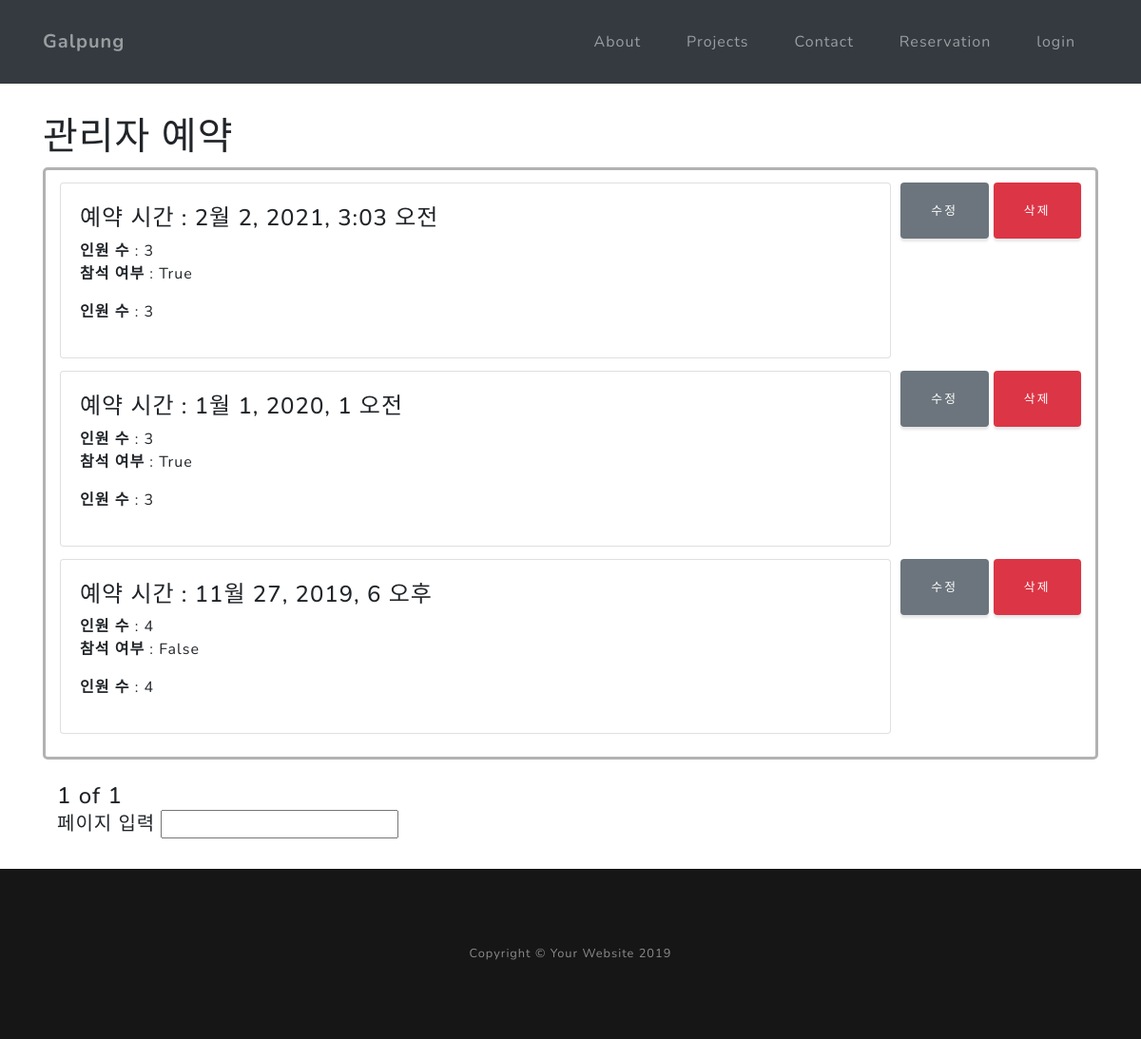
The app's page /manager/page/reserv/, older data.
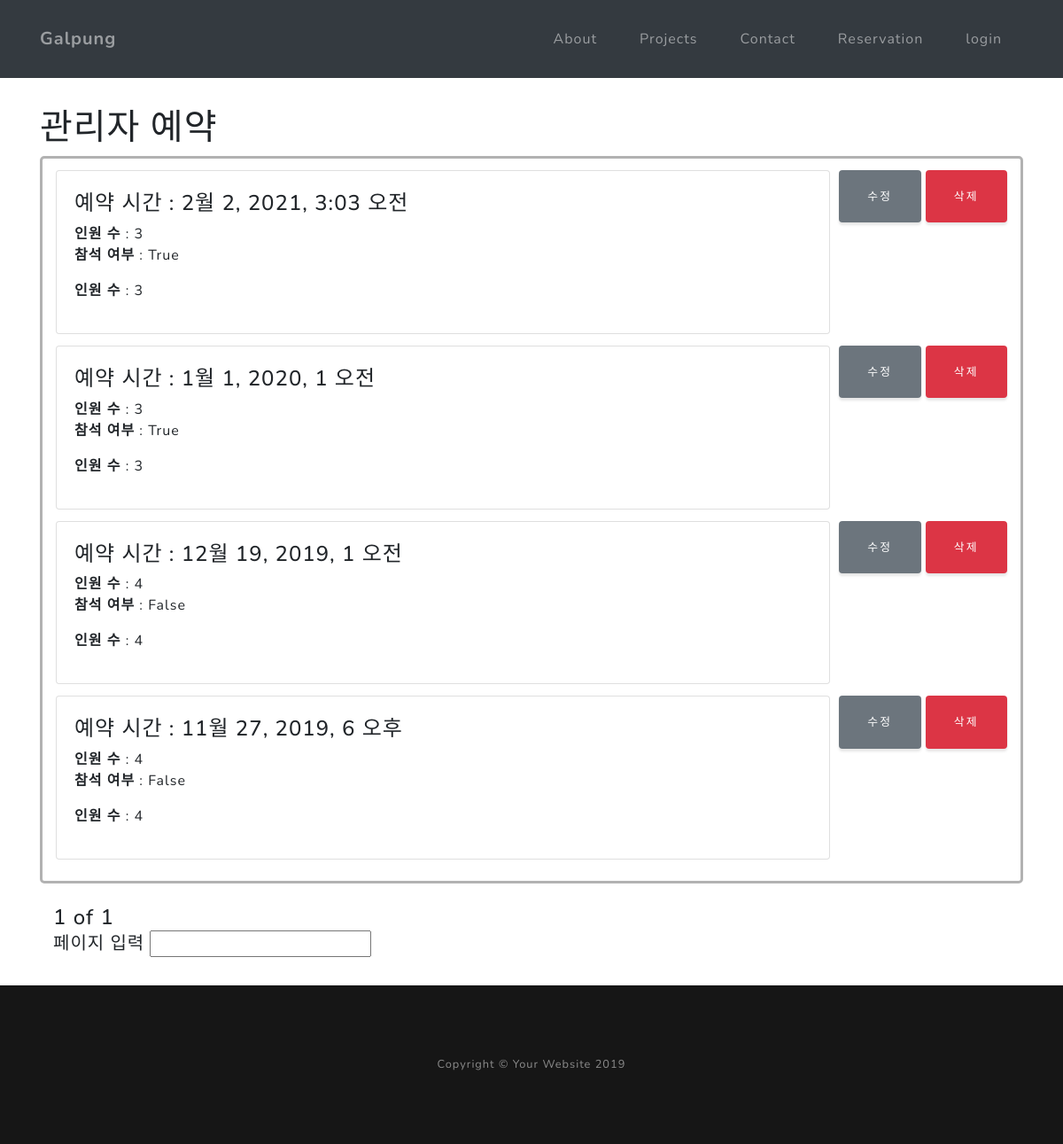
The same page, newer data.
### reserv/models.py (models this page shows)
class Reservation(models.Model) :
    create_time = models.DateTimeField(auto_now=True)
    reservation_time = models.DateTimeField()
    people = models.IntegerField()
    isCheck = models.BooleanField(default=False)

### manager/views.py (the view)
# urls.py: path('reserv/', views.m_reserv, name = 'm_reserv'),
def m_reserv(request):
    list = Reservation.objects
    list_all = Reservation.objects.all().order_by('-reservation_time')
    paginator = Paginator(list_all,6)
    page1 = request.GET.get('page')
    posts = paginator.get_page(page1)
    return render(request, 'manager/reserv.html',{'list':list, 'posts':posts})

### manager/templates/manager/reserv.html (shortened to what this page needs)
{% extends 'main/layout.html' %} {% block header %}
<div class="container">
    <br>
    <br>
    <br>
    <br>
    <br>
    <div class="top">
        <h1>관리자 예약</h1>
    </div>
    <div class="container" style="border: 3px solid rgba(0, 0, 0, 0.3); border-radius : 5px; position : relative">
        {%for list in posts %}
        <div class="del" style="float : right; margin: 13px 0; margin-left: 10px">
            <a href="{% url 'rseredit' list.id%}">
                <button type="button" class="btn btn-secondary">수정</button>
            </a>
            <a href="{% url 'delete' list.id%}">
                <button type="button" class="btn btn-danger">삭제</button>
            </a>
        </div>
        <div class="list">
            <div class="card" style="margin-top : 13px;">
                <div class="card-body" style="padding-top : 12px; margin-top : 10px;">
                    <h4>예약 시간 : {{ list.reservation_time }}</h4>
                    <p>
                        <b>인원 수</b> : {{ list.people }}<br>
                        <b>참석 여부</b> : {{ list.isCheck }}
                    </p>
                        <b>인원 수</b> : {{ list.people }}</p>
                </div>
            </div>
        </div>
        {%endfor%}
        <br>
    </div>
    <br>
    <div class="page">
        <div class="container" style="">
            <h4 style="">
                <span>{{posts.number}}</span>
                <span> of </span>
                <span>{{posts.paginator.num_pages}}</span>
                <br>
                <form action="{%url 'getpage' %}">
                    <h5>페이지 입력
                        <input type='number' name='pagenum'>
                    </h5>
                </form>
            </h4>
        </div>
    </div>
</div>
<br> {% endblock %}

Row changes from the older to the newer data that the page shows:
added Reservation: reservation_time "12월 19, 2019, 1 오전", people "4", isCheck "False"
